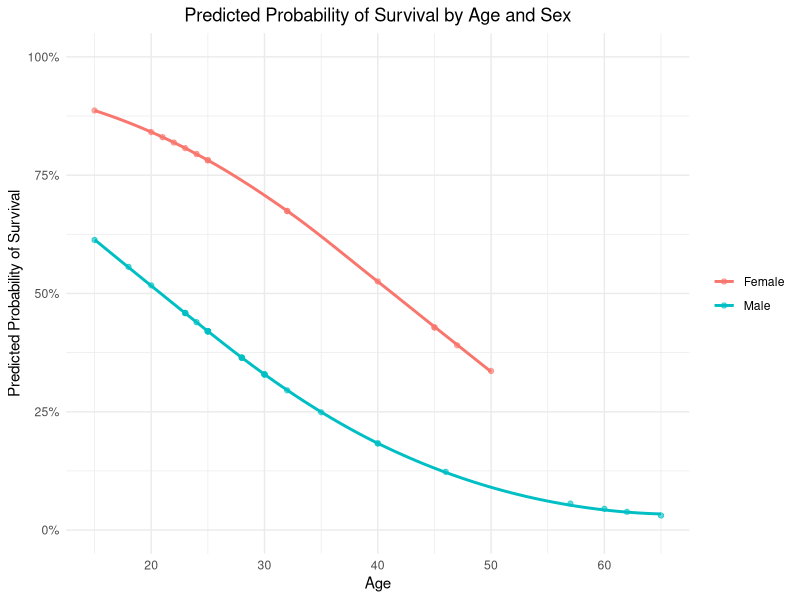
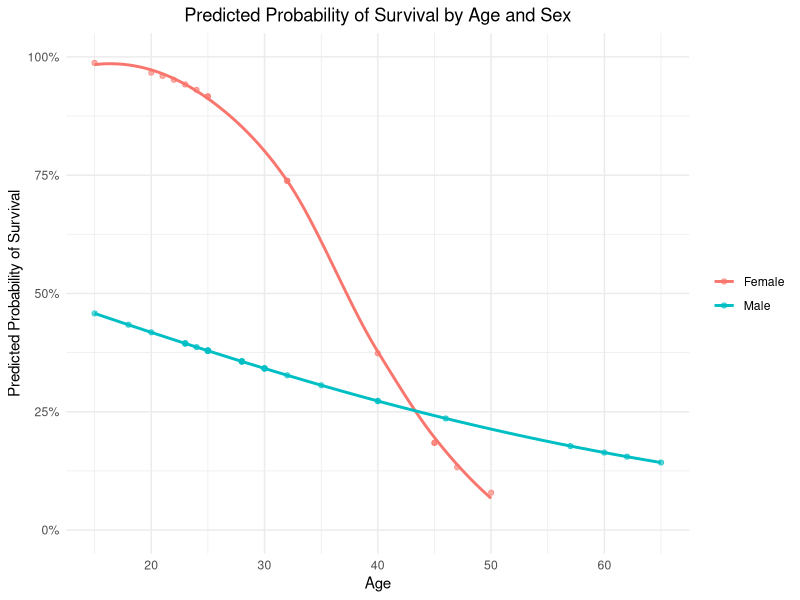

Here is the R script that generated these plots, in order:
## ---- chunk 1
#Retain this code chunk!!!
library(knitr)
knitr::opts_chunk$set(echo = FALSE)
knitr::opts_chunk$set(message = FALSE)
#install.packages("emmeans")
library(car)
library(emmeans)
library(ggplot2)
## ---- chunk 2
#Q1

## ---- chunk 3
#Q2
library(epitools)
#DonnerTable <- table(DonnerData$Sex,DonnerData$Status)
#oddsratio(DonnerTable, method = "wald")
## ---- chunk 4
#Q4

## ---- chunk 5
#Q5
donner_data <- read.csv("Data/DonnerData.csv")
donner_data$Survived <- as.factor(donner_data$Survived)

log_model1 <- glm(Survived ~ Sex, data = donner_data, family = "binomial")

summary(log_model1)
## ---- chunk 6
#Q6
odds_ratio <- exp(coef(log_model1)["SexMale"])

# Calculate the 95% confidence interval for the odds ratio
confint_model <- confint(log_model1, "SexMale")
confint_odds_ratio <- exp(confint_model)

# Print results
cat("OR =", round(odds_ratio, 2), "\n")
cat("95% CI:", round(confint_odds_ratio[1], 2), "-", round(confint_odds_ratio[2], 2), "\n")

print("The Odds Ratio of .25 tesls us that the odds of survival for males is 25% of the odds of survival for females. We also see that the 95% confidence interval does not include 1 which indicates that atleast 95% of the time our directional conclusion is correct.")
## ---- chunk 7
null_model <- glm(Survived ~ 1, data = donner_data, family = binomial)
logLik_full <- logLik(log_model1)
logLik_null <- logLik(null_model)

lr_stat <- 2 * (as.numeric(logLik_full) - as.numeric(logLik_null))
p_value <- pchisq(lr_stat, df = 1, lower.tail = FALSE)

cat("X2 =", lr_stat, "\n")
cat("p = ", p_value)
## ---- chunk 8
#Q7c
anova_results <- Anova(log_model1, test="LR")
print(anova_results)
## ---- chunk 9
#Q8

#estimated probabilities of survival by Sex
emmeans_prob <- emmeans(log_model1, ~ Sex, type = "response")
print(emmeans_prob)

#odds ratio
emmeans_odds <- contrast(emmeans(log_model1, ~ Sex), method = "pairwise", infer = TRUE)
print(emmeans_odds)
## ---- chunk 10
#Q9
donner_data <- read.csv("Data/DonnerData.csv")
donner_data$Survived <- as.factor(donner_data$Survived)

log_model2 <- glm(Survived ~ Sex + Age, data = donner_data, family = "binomial")

summary(log_model2)
## ---- chunk 11
#Q10

donner_data$predicted_prob <- predict(log_model2, newdata = donner_data, type = "response")

ggplot(donner_data, aes(x = Age, y = predicted_prob, color = Sex)) +
  geom_point(alpha = 0.6) +  # Points for each individual's predicted probability
  geom_smooth(method = "loess", formula = y ~ x, se = FALSE) +  # Smooth curve for each sex
  labs(
    title = "Predicted Probability of Survival by Age and Sex",
    x = "Age",
    y = "Predicted Probability of Survival"
  ) +
  theme_minimal() +
  scale_y_continuous(limits = c(0, 1), labels = scales::percent) +
  theme(
    plot.title = element_text(hjust = 0.5),
    legend.title = element_blank()
  )

## ---- chunk 12
#Q11
# Extract and exponentiate the coefficient for Sex to get the odds ratio
odds_ratio_sex <- exp(coef(log_model2)["SexMale"])

# Print the odds ratio
cat("Estimated Odds Ratio for Sex (Males vs Females):", round(odds_ratio_sex, 2), "\n")

## ---- chunk 13

#Q12

odds_ratio_age <- exp(coef(log_model2)["Age"])
cat("Estimated Odds Ratio for Age:", round(odds_ratio_age, 2), "\n")

## ---- chunk 14
#Q13b 
reduced_model <- glm(Survived ~ Age, data = donner_data, family = "binomial")

logLik_full <- logLik(log_model2)
logLik_reduced <- logLik(reduced_model)

lr_stat <- 2 * (as.numeric(logLik_full) - as.numeric(logLik_reduced))

# Calculate the p-value
p_value_lr <- pchisq(lr_stat, df = 1, lower.tail = FALSE)

cat("X2 =", lr_stat, "\n")
cat("p = ", p_value_lr)

## ---- chunk 15
#Q13c
anova_results <- Anova(log_model2, test="LR")
print(anova_results)
## ---- chunk 16
#Q14
emmeans_prob <- emmeans(log_model2, ~ Sex, type = "response")
print(emmeans_prob)

emmeans_odds <- contrast(emmeans(log_model2, ~ Sex), method = "pairwise", infer = TRUE)
print(emmeans_odds)
## ---- chunk 17
#Q15a
beta_0 <- coef(log_model2)["(Intercept)"]      
beta_SexMale <- coef(log_model2)["SexMale"]    
beta_Age <- coef(log_model2)["Age"]   

# Mean age
mean_age <- 31.8


eta_female <- beta_0 + beta_SexMale * 0 + beta_Age * mean_age
prob_female <- exp(eta_female) / (1 + exp(eta_female))

# For Males (SexMale = 1)
eta_male <- beta_0 + beta_SexMale * 1 + beta_Age * mean_age
prob_male <- exp(eta_male) / (1 + exp(eta_male))

# Print results
cat("Females:", round(prob_female, 2), "\n")
cat("Males:", round(prob_male, 2), "\n")

## ---- chunk 18
#Q15b
new_data <- data.frame(
  Sex = c("Female", "Male"),
  Age = c(31.8, 31.8)
)

predicted_probs <- predict(log_model2, newdata = new_data, type = "response")

print(predicted_probs,2)
## ---- chunk 19
#Q16
donner_data <- read.csv("Data/DonnerData.csv")
donner_data$Survived <- as.factor(donner_data$Survived)

log_model3 <- glm(Survived ~ Sex + Age + Sex:Age, data = donner_data, family = "binomial")

summary(log_model3)
## ---- chunk 20
#Q17
donner_data$predicted_prob <- predict(log_model3, newdata = donner_data, type = "response")

ggplot(donner_data, aes(x = Age, y = predicted_prob, color = Sex)) +
  geom_point(alpha = 0.6) +  # Points for each individual's predicted probability
  geom_smooth(method = "loess", formula = y ~ x, se = FALSE) +  # Smooth curve for each sex
  labs(
    title = "Predicted Probability of Survival by Age and Sex",
    x = "Age",
    y = "Predicted Probability of Survival"
  ) +
  theme_minimal() +
  scale_y_continuous(limits = c(0, 1), labels = scales::percent) +
  theme(
    plot.title = element_text(hjust = 0.5),
    legend.title = element_blank()
  )
## ---- chunk 21
#Q18a
beta_Age <- coef(log_model3)["Age"]

odds_ratio_age_female <- exp(beta_Age)

cat("Estimated Odds Ratio for Age (Females):", round(odds_ratio_age_female, 4), "\n")
## ---- chunk 22
beta_Age <- coef(log_model3)["Age"]
beta_SexMale_Age <- coef(log_model3)["SexMale:Age"]

beta_Age_male <- beta_Age + beta_SexMale_Age
odds_ratio_age_male <- exp(beta_Age_male)
cat("Estimated Odds Ratio for Age (Males):", round(odds_ratio_age_male, 4), "\n")
